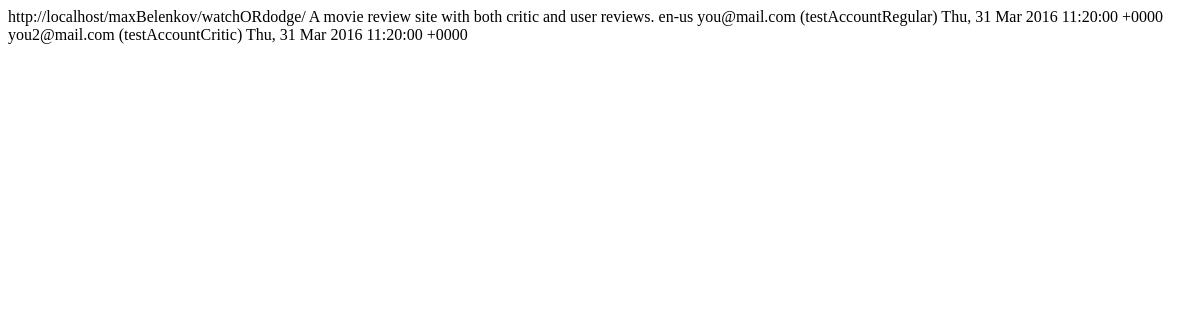
The app's page /rss.php, older data.
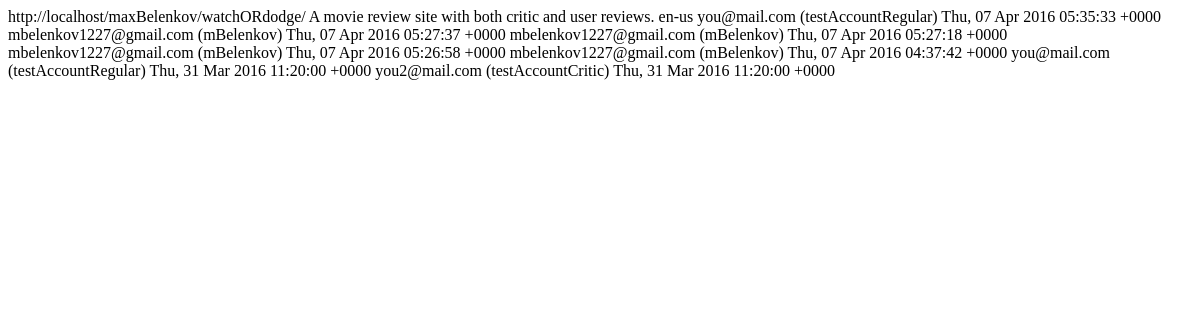
The same page, newer data.
### tables this page shows
CREATE TABLE IF NOT EXISTS `reviews` (
  `review_id` mediumint(9) NOT NULL,
  `user_id` mediumint(9) NOT NULL,
  `date` datetime NOT NULL,
  `rating` tinyint(2) NOT NULL,
  `body` text NOT NULL,
  `movie_id` mediumint(9) NOT NULL
);

CREATE TABLE IF NOT EXISTS `users` (
  `user_id` mediumint(9) NOT NULL,
  `username` varchar(50) NOT NULL,
  `email` varchar(50) NOT NULL,
  `password` varchar(40) NOT NULL,
  `bio` text NOT NULL,
  `date_joined` datetime NOT NULL,
  `is_admin` tinyint(1) NOT NULL,
  `is_critic` tinyint(1) NOT NULL,
  `userpic` text NOT NULL,
  `secret_key` varchar(40) NOT NULL
);

### functions.php (called while the page is built)
<?php
function rss_date($datetime){
	$date = new DateTime($datetime);
	return $date->format('r');
}

### rss.php (the view, shortened to what this page needs)
<?php
	require('db_config.php');
	include_once('functions.php');
	$query = "SELECT reviews.review_id, reviews.body, reviews.date, movies.title, users.username, users.email
			  FROM reviews, movies, users
			  WHERE movies.movie_id = reviews.movie_id
			  AND users.user_id = reviews.user_id
			  ORDER BY date DESC
			  LIMIT 10";
	$result = $db->query($query);
?>
<rss version="2.0" xmlns:atom="http://www.w3.org/2005/Atom">
	<channel>
		<link>http://localhost/maxBelenkov/watchORdodge/</link>
		<description>A movie review site with both critic and user reviews.</description>
		<atom:link href="http://localhost/maxBelenkov/watchORdodge/rss.php" rel="self" type="application/rss+xml"/>
		<language>en-us</language>
		<?php while($row = $result->fetch_assoc()){ ?>
		<item>
			<author><?php echo $row['email']; ?> (<?php echo $row['username']; ?>)</author>
			<pubDate><?php echo rss_date($row['date']); ?></pubDate>
		</item>
		<?php }  ?>
	</channel>
</rss>

Row changes from the older to the newer data that the page shows:
added reviews: user.email "you@mail.com", user.username "testAccountRegular", date "Thu, 07 Apr 2016 05:35:33 +0000"
added reviews: user.email "mbelenkov1227@gmail.com", user.username "mBelenkov", date "Thu, 07 Apr 2016 05:27:37 +0000"
added reviews: user.email "mbelenkov1227@gmail.com", user.username "mBelenkov", date "Thu, 07 Apr 2016 05:27:18 +0000"
added reviews: user.email "mbelenkov1227@gmail.com", user.username "mBelenkov", date "Thu, 07 Apr 2016 05:26:58 +0000"
added reviews: user.email "mbelenkov1227@gmail.com", user.username "mBelenkov", date "Thu, 07 Apr 2016 04:37:42 +0000"
